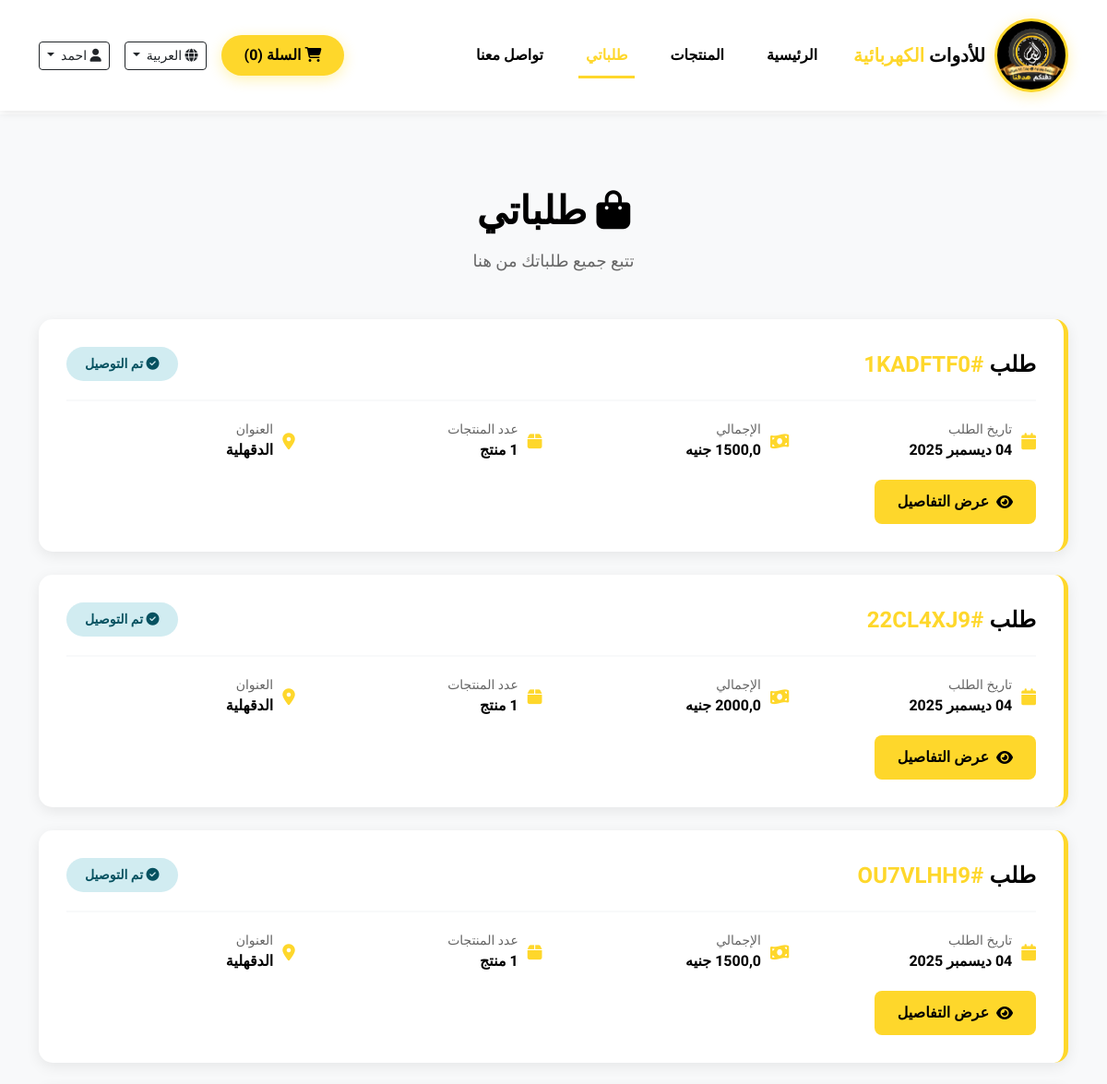
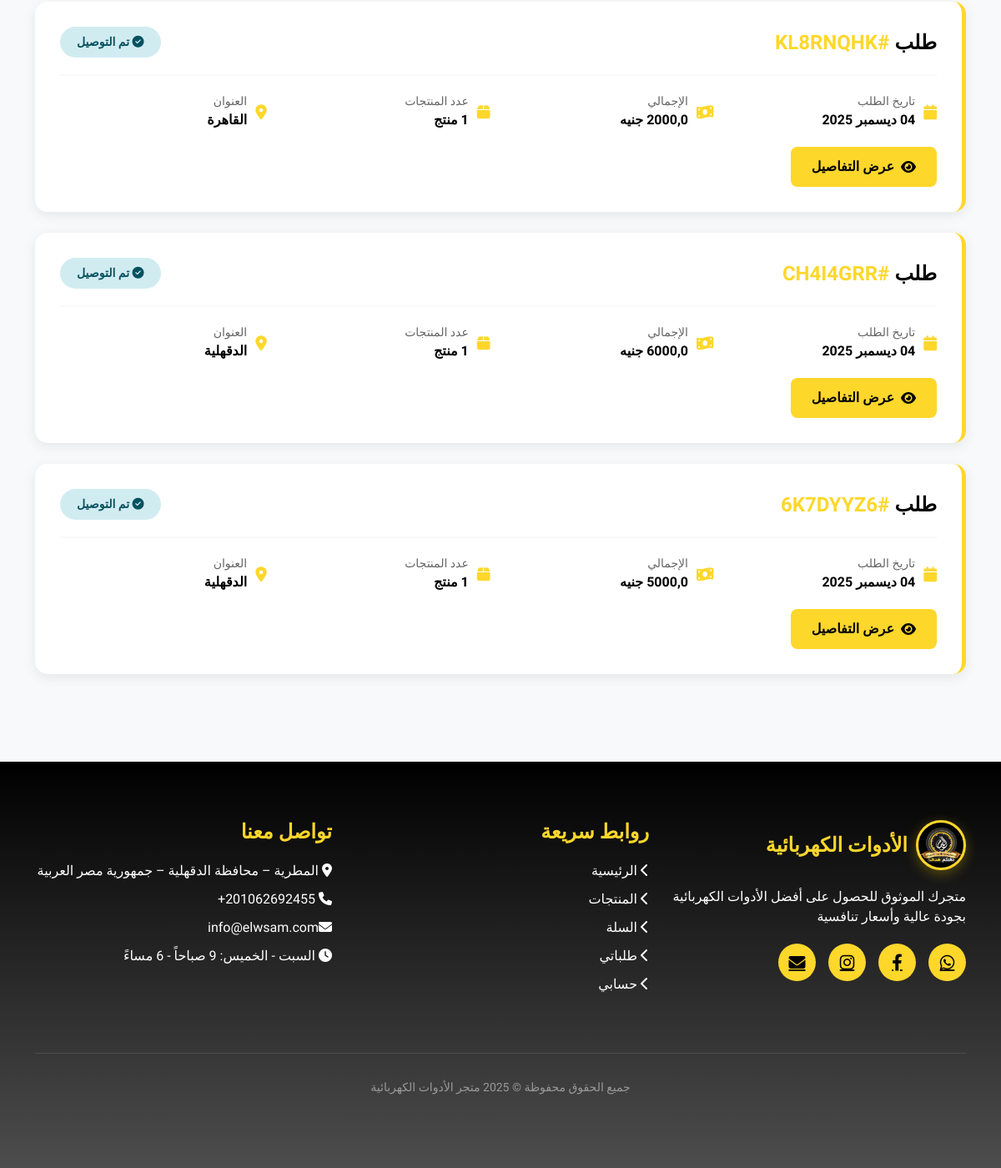
Page /orders/ (signed in) on the committed database (2 pictures, top to bottom).
### accounts/models.py (models this page shows, shortened)
class CustomUser(AbstractUser):
    username = None  # نحذف الحقل الافتراضي
    email = models.EmailField(unique=True)  # نستخدم الإيميل بدلًا منه
    image = models.ImageField(upload_to='user_images/', blank=True, null=True)
    phone_number = models.CharField(max_length=15, blank=True)
    address = models.TextField(blank=True, max_length=500)
    bio = models.TextField(blank=True)
    birth_date = models.DateField(blank=True, null=True)
    USERNAME_FIELD = 'email'      # تحديد الإيميل كحقل تسجيل دخول
    REQUIRED_FIELDS = []          # لا نطلب حقول إضافية أثناء إنشاء المستخدم من CLI
    objects = CustomUserManager()  # تعيين مدير المستخدم المخصص

### orders/models.py (models this page shows, shortened)
class Order(models.Model):
    user = models.ForeignKey(CustomUser, related_name='order_owner', on_delete=models.SET_NULL, blank=True, null=True)
    status = models.CharField(choices=ORDER_STATUS, max_length=20, default='Received')
    code = models.CharField(default=generate_code, max_length=20)
    order_time = models.DateTimeField(default=timezone.now)
    delivery_time = models.DateTimeField(blank=True, null=True)  # Fixed spelling
    coupon = models.ForeignKey('Coupon', related_name='order_coupon', on_delete=models.SET_NULL, blank=True, null=True)
    address = models.ForeignKey(OrderAddress, related_name='orders', on_delete=models.SET_NULL, null=True, blank=True)
    subtotal = models.FloatField('المجموع الفرعي', default=0)
    delivery_fee = models.FloatField('رسوم التوصيل', default=0)
    discount = models.FloatField('الخصم', default=0)
    total = models.FloatField('الإجمالي', blank=True, null=True)
    total_with_coupon = models.FloatField(blank=True, null=True)
    class Meta:
        ordering = ['-order_time']

class OrderAddress(models.Model):
    customer_name = models.CharField('اسم العميل', max_length=200)
    customer_phone = models.CharField('رقم الهات ف', max_length=15)
    customer_email = models.EmailField('البريد الإلكتروني', blank=True)
    governorate = models.CharField('المحافظة', max_length=100)
    city = models.CharField('المدينة', max_length=100, blank=True)
    address_line = models.TextField('العنوان بالتفصيل', max_length=500)
    notes = models.TextField('ملاحظات', blank=True, max_length=500)

### orders/views.py (the view)
# urls.py: path('', my_orders, name='my_orders'),
@login_required
def my_orders(request):
    orders = Order.objects.filter(user=request.user).order_by('-order_time')
    return render(request, 'orders/my_orders.html', {
        'orders': orders
    })

### accounts/custom_context_processor.py (called while the page is built)
def custom_user_context(request):
    if request.user.is_authenticated:
        user = request.user
        return {
            'user': user,
        }
    return {}

### orders/cart_context_processor.py (called while the page is built, shortened)
def get_cart_data(request):
    if request.user.is_authenticated:
        cart, created = Cart.objects.get_or_create(user=request.user, status='Inprogress')
        cart_detail = CartDetail.objects.filter(cart=cart)
        return {
            'cart_data': cart,
            'cart_detail_data': cart_detail,
        }

### orders/templates/orders/my_orders.html (shortened to what this page needs)
{% extends 'base.html' %}
{% load static %}
{% load i18n %}
{% block style %}
<link href="{% static 'css/home.css' %}" rel="stylesheet"/>
{% endblock style %}
{% block content %}
<section class="orders-section">
 <div class="container">
  <div class="page-header">
   <h1 class="page-title">
    <i class="fas fa-shopping-bag">
    </i>
    {% trans "طلباتي" %}
   </h1>
   <p class="page-subtitle">
    {% trans "تتبع جميع طلباتك من هنا" %}
   </p>
  </div>
  {% if orders %}
        {% for order in orders %}
  <div class="order-card">
   <div class="order-header">
    <div class="order-code">
     {% trans "طلب" %}
     <span>
      #{{ order.code }}
     </span>
    </div>
    <div class="order-status status-{{ order.status }}">
     {% if order.status == 'Received' %}
     <i class="fas fa-clock">
     </i>
     {% elif order.status == 'Processed' %}
     <i class="fas fa-cog">
     </i>
     {% elif order.status == 'Shipped' %}
     <i class="fas fa-truck">
     </i>
     {% elif order.status == 'Delivered' %}
     <i class="fas fa-check-circle">
     </i>
     {% endif %}
                    {{ order.get_status_display }}
    </div>
   </div>
   <div class="order-info">
    <div class="info-item">
     <i class="fas fa-calendar">
     </i>
     <div>
      <div class="info-label">
       {% trans "تاريخ الطلب" %}
      </div>
      <div class="info-value">
       {{ order.order_time|date:"d M Y" }}
      </div>
     </div>
    </div>
    <div class="info-item">
     <i class="fas fa-money-bill-wave">
     </i>
     <div>
      <div class="info-label">
       {% trans "الإجمالي" %}
      </div>
      <div class="info-value">
       {{ order.total_with_coupon|default:order.total }} {% trans "جنيه" %}
      </div>
     </div>
    </div>
    <div class="info-item">
     <i class="fas fa-box">
     </i>
     <div>
      <div class="info-label">
       {% trans "عدد المنتجات" %}
      </div>
      <div class="info-value">
       {{ order.order_detail.count }} {% trans "منتج" %}
      </div>
     </div>
    </div>
    {% if order.address %}
    <div class="info-item">
     <i class="fas fa-map-marker-alt">
     </i>
     <div>
      <div class="info-label">
       {% trans "العنوان" %}
      </div>
      <div class="info-value">
       {{ order.address.governorate }}
      </div>
     </div>
    </div>
    {% endif %}
   </div>
   <div class="order-actions">
    <a class="btn-view-order" href="{% url 'orders:order-detail' order.code %}">
     <i class="fas fa-eye">
     </i>
     {% trans "عرض التفاصيل" %}
    </a>
   </div>
  </div>
  {% endfor %}
  {% endif %}
 </div>
</section>
{% endblock content %}

### templates/base.html (shortened to what this page needs)
{% load static %}
{% load i18n %}
{% get_current_language as LANGUAGE_CODE %}
<html dir="{% if LANGUAGE_CODE == 'ar' %}rtl{% else %}ltr{% endif %}" lang="{{ LANGUAGE_CODE }}">
<head>
<link href="https://cdn.jsdelivr.net/npm/bootstrap@5.3.0/dist/css/bootstrap.rtl.min.css" rel="stylesheet"/>
<link href="https://cdnjs.cloudflare.com/ajax/libs/font-awesome/6.4.0/css/all.min.css" rel="stylesheet"/>
<link href="{% static 'css/nav.css' %}" rel="stylesheet"/>
    {% block style %}
    {% endblock style %}
</head>
<body>
<nav class="navbar navbar-expand-lg sticky-top">
<div class="container">
<a class="navbar-brand" href="/">
<div class="logo-container">
<img  src="{% static 'images/ELWSAM.png' %}" width="80" height="80" />
</div>
<span>{% trans "للأدوات" %} <span class="highlight">{% trans "الكهربائية" %}</span></span>
</a>
<div class="collapse navbar-collapse" id="navbarNav">
<ul class="navbar-nav me-auto">
<li class="nav-item">
<a class="nav-link {% if request.resolver_match.url_name == 'home' %}active{% endif %}" href="{% url 'home' %}">{% trans "الرئيسية" %}</a>
</li>
<li class="nav-item">
<a class="nav-link {% if request.resolver_match.url_name == 'product_list' or request.resolver_match.url_name == 'product_detail' %}active{% endif %}" href="{% url 'products:product_list' %}">{% trans "المنتجات" %}</a>
</li>
<li class="nav-item">
                        {% if user.is_authenticated %}
                        <a class="nav-link {% if 'orders' in request.path %}active{% endif %}" href="{% url 'orders:my_orders' %}">{% trans "طلباتي" %}</a>
                        {% else %}
                        <a class="nav-link {% if 'accounts/login' in request.path %}active{% endif %}" href="{% url 'accounts:login' %}">{% trans "تسجيل الدخول" %}</a>
                        {% endif %}
                    </li>
<li class="nav-item">
<a class="nav-link" href="#contact">{% trans "تواصل معنا" %}</a>
</li>
</ul>
<div class="d-flex align-items-center gap-3">
<a class="btn btn-primary-custom btn-sm" href="/orders/checkout">
<i class="fas fa-shopping-cart"></i> {% trans "السلة" %} (<span id="cart-count">{{ cart_detail_data|length }}</span>)
                    </a>
                    {% get_available_languages as LANGUAGES %}
                    {% get_language_info_list for LANGUAGES as languages %}
                    <div class="dropdown">
<button aria-expanded="false" class="btn btn-outline-dark btn-sm dropdown-toggle" data-bs-toggle="dropdown" id="languageDropdown" type="button">
<i class="fas fa-globe"></i>
                            {% if LANGUAGE_CODE == 'ar' %} العربية {% else %} English {% endif %}
                        </button>
</div>
                    {% if user.is_authenticated %}
                    <div class="dropdown">
<button aria-expanded="false" class="btn btn-outline-dark btn-sm dropdown-toggle" data-bs-toggle="dropdown" id="userMenu" type="button">
<i class="fas fa-user"></i>{% if user.first_name %}
    {{ user.first_name }}
{% else %}
    {% trans "حسابي" %}
{% endif %}
                        </button>
</div>
                    {% else %}
                    <a class="btn btn-outline-dark btn-sm" href="{% url 'accounts:login' %}">
<i class="fas fa-sign-in-alt"></i> {% trans "تسجيل الدخول" %}
                    </a>
                    {% endif %}
                </div>
</div>
</div>
</nav>
    {% block content %}
    {% endblock content %}
<footer class="footer" id="contact">
<div class="container">
<div class="row">
<div class="col-lg-4 mb-4">
<h3 class="footer-title">
<div class="logo-container">
<img alt='{% trans "Logo" %}'  src="{% static 'images/ELWSAM.png' %}"/>
</div>
                        {% trans "الأدوات الكهربائية" %}
                    </h3>
<p>{% trans "متجرك الموثوق للحصول على أفضل الأدوات الكهربائية بجودة عالية وأسعار تنافسية" %}</p>
<div class="social-icons">
<a class="social-icon" href="https://wa.me/201062692455"><i class="fab fa-whatsapp"></i></a>
<a class="social-icon" href="https://www.facebook.com/people/Elwsam-Electric/61575621072046/"><i class="fab fa-facebook-f"></i></a>
<a class="social-icon" href="https://www.instagram.com/elwsamelectric/"><i class="fab fa-instagram"></i></a>
<a class="social-icon" href="mailto:info@elwsam.com"><i class="fas fa-envelope"></i></a>
</div>
</div>
<div class="col-lg-4 mb-4">
<h3 class="footer-title">{% trans "روابط سريعة" %}</h3>
<ul class="footer-links">
<li><a href="{% url 'home' %}"><i class="fas fa-chevron-left"></i> {% trans "الرئيسية" %}</a></li>
<li><a href="{% url 'products:product_list' %}"><i class="fas fa-chevron-left"></i> {% trans "المنتجات" %}</a>
</li>
<li><a href="{% url 'orders:checkout' %}"><i class="fas fa-chevron-left"></i> {% trans "السلة" %}</a></li>
<li><a href="{% url 'orders:my_orders' %}"><i class="fas fa-chevron-left"></i> {% trans "طلباتي" %}</a></li>
<li><a href="{% url 'accounts:profile' %}"><i class="fas fa-chevron-left"></i> {% trans "حسابي" %}</a></li>
</ul>
</div>
<div class="col-lg-4 mb-4">
<h3 class="footer-title">{% trans "تواصل معنا" %}</h3>
<ul class="footer-links">
<li><i class="fas fa-map-marker-alt"></i> {% trans "المطرية – محافظة الدقهلية – جمهورية مصر العربية" %}</li>
<li><i class="fas fa-phone"></i> 201062692455+</li>
<li><i class="fas fa-envelope"></i>{% trans "info@elwsam.com" %}</li>
<li><i class="fas fa-clock"></i> {% trans "السبت - الخميس: 9 صباحاً - 6 مساءً" %}</li>
</ul>
</div>
</div>
<div class="copyright">
<p>{% trans "جميع الحقوق محفوظة © 2025 متجر الأدوات الكهربائية" %}</p>
</div>
</div>
</footer>
</body>
</html>

### static/css/nav.css (style rules this page uses)
:root { --primary-black: #000000; --primary-yellow: #fed72b; --secondary-white: #FFFFFF; --dark-gray: #1a1a1a; --light-gray: #f8f9fa; }
* { margin: 0; padding: 0; box-sizing: border-box; }
body { font-family: 'Cairo', sans-serif; background-color: var(--secondary-white); color: var(--primary-black); direction: rtl; }
.navbar { background-color: var(--secondary-white) !important; box-shadow: 0 2px 10px rgba(0, 0, 0, 0.1); padding: 15px 0; }
.navbar-brand { font-size: 20px; font-weight: 900; color: var(--primary-black) !important; display: flex; align-items: center; gap: 10px; }
.navbar-brand .highlight { color: var(--primary-yellow); }
.logo-container { width: 80px !important; height: 80px !important; min-width: 80px; min-height: 80px; max-width: 80px; max-height: 80px; border-radius: 50%; background-color: #000; display: flex !important; align-items: center; justify-content: center; border: 3px solid var(--primary-yellow); box-shadow: 0 4px 15px rgba(255, 215, 0, 0.3); flex-shrink: 0; }
.logo-container img { width: 100% !important; height: 100% !important; display: block; }
.nav-link { color: var(--primary-black) !important; font-weight: 600; margin: 0 15px; transition: all 0.3s ease; position: relative; }
.nav-link::after { content: ''; position: absolute; bottom: -5px; right: 0; width: 0; height: 3px; background-color: var(--primary-yellow); transition: width 0.3s ease; }
.nav-link.active { color: var(--primary-yellow) !important; font-weight: 700; }
.nav-link.active::after { width: 100%; }
.footer { background: linear-gradient(180deg, #000000 0%, #4d4d4d 100%); color: var(--secondary-white); padding: 70px 0; position: relative; overflow: hidden; }
.footer-title { font-size: 24px; font-weight: 700; margin-bottom: 20px; color: var(--primary-yellow); display: flex; align-items: center; gap: 10px; }
.footer-title .logo-container { width: 60px !important; height: 60px !important; min-width: 60px; min-height: 60px; max-width: 60px; max-height: 60px; }
.footer-links { list-style: none; padding: 0; }
.footer-links li { margin-bottom: 10px; }
.footer-links a { color: var(--secondary-white); text-decoration: none; transition: all 0.3s ease; }
.social-icons { display: flex; gap: 15px; margin-top: 20px; }
.social-icon { width: 45px; height: 45px; background-color: var(--primary-yellow); color: var(--primary-black); display: flex; align-items: center; justify-content: center; border-radius: 50%; font-size: 20px; transition: all 0.3s ease; }
.copyright { text-align: center; padding-top: 30px; margin-top: 30px; border-top: 1px solid rgba(255, 255, 255, 0.1); font-size: 14px; color: #999; }

### static/css/home.css (style rules this page uses)
.btn-primary-custom { background-color: var(--primary-yellow); color: var(--primary-black); border: none; padding: 15px 40px; font-size: 18px; font-weight: 700; border-radius: 50px; transition: all 0.3s ease; box-shadow: 0 4px 15px rgba(255, 215, 0, 0.3); }
.btn-primary-custom { padding: 10px 25px !important; font-size: 16px !important; }

### templates/base.html (style rules this page uses)
.navbar { margin-bottom: 0 !important; }

### rows in the picture
CustomUser: first_name "احمد"
Order: code "1KADFTF0", status "تم التوصيل", order_time "04 ديسمبر 2025", address.governorate "الدقهلية"
Order: code "22CL4XJ9", status "تم التوصيل", order_time "04 ديسمبر 2025", total_with_coupon "2000,0", address.governorate "الدقهلية"
Order: code "OU7VLHH9", status "تم التوصيل", order_time "04 ديسمبر 2025", address.governorate "الدقهلية"
Order: code "KL8RNQHK", status "تم التوصيل", order_time "04 ديسمبر 2025", total_with_coupon "2000,0", address.governorate "القاهرة"
Order: code "CH4I4GRR", status "تم التوصيل", order_time "04 ديسمبر 2025", address.governorate "الدقهلية"
Order: code "6K7DYYZ6", status "تم التوصيل", order_time "04 ديسمبر 2025", address.governorate "الدقهلية"

### other values in the picture
{{ cart_detail_data|length }} "0"
